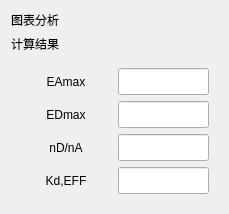
            <widget class="QWidget" name="pageTHA">
             <layout class="QVBoxLayout" name="verticalLayout">
              <item>
               <layout class="QVBoxLayout" name="verticalLayout_5" stretch="0,1,0,0">
                <item>
                 <widget class="QLabel" name="label_23">
                  <property name="text">
                   <string>图表分析</string>
                  </property>
                 </widget>
                </item>
                <item>
                 <layout class="QHBoxLayout" name="horizontalLayoutChartP2"/>
                </item>
                <item>
                 <widget class="QLabel" name="label_22">
                  <property name="text">
                   <string>计算结果</string>
                  </property>
                 </widget>
                </item>
                <item>
                 <widget class="QFrame" name="frameThaResult">
                  <layout class="QGridLayout" name="gridLayout_2" columnstretch="1,1">
                   <item row="1" column="0">
                    <widget class="QLabel" name="label_10">
                     <property name="styleSheet">
                      <string notr="true"/>
                     </property>
                     <property name="text">
                      <string>EAmax</string>
                     </property>
                     <property name="alignment">
                      <set>Qt::AlignCenter</set>
                     </property>
                    </widget>
                   </item>
                   <item row="3" column="1">
                    <widget class="QLineEdit" name="lineEditNdNaP2">
                     <property name="font">
                      <font>
                       <pointsize>12</pointsize>
                      </font>
                     </property>
                     <property name="styleSheet">
                      <string notr="true"/>
                     </property>
                    </widget>
                   </item>
                   <item row="1" column="1">
                    <widget class="QLineEdit" name="lineEditEamaxP2">
                     <property name="font">
                      <font>
                       <pointsize>12</pointsize>
                      </font>
                     </property>
                     <property name="styleSheet">
                      <string notr="true"/>
                     </property>
                    </widget>
                   </item>
                   <item row="2" column="0">
                    <widget class="QLabel" name="label_11">
                     <property name="styleSheet">
                      <string notr="true"/>
                     </property>
                     <property name="text">
                      <string>EDmax</string>
                     </property>
                     <property name="alignment">
                      <set>Qt::AlignCenter</set>
                     </property>
                    </widget>
                   </item>
                   <item row="4" column="1">
                    <widget class="QLineEdit" name="lineEditKdeffP2">
                     <property name="font">
                      <font>
                       <pointsize>12</pointsize>
                      </font>
                     </property>
                     <property name="styleSheet">
                      <string notr="true"/>
                     </property>
                    </widget>
                   </item>
                   <item row="2" column="1">
                    <widget class="QLineEdit" name="lineEditEdmaxP2">
                     <property name="font">
                      <font>
                       <pointsize>12</pointsize>
                      </font>
                     </property>
                     <property name="styleSheet">
                      <string notr="true"/>
                     </property>
                    </widget>
                   </item>
                   <item row="3" column="0">
                    <widget class="QLabel" name="label_8">
                     <property name="styleSheet">
                      <string notr="true"/>
                     </property>
                     <property name="text">
                      <string>nD/nA</string>
                     </property>
                     <property name="alignment">
                      <set>Qt::AlignCenter</set>
                     </property>
                    </widget>
                   </item>
                   <item row="4" column="0">
                    <widget class="QLabel" name="label_9">
                     <property name="styleSheet">
                      <string notr="true"/>
                     </property>
                     <property name="text">
                      <string>Kd,EFF</string>
                     </property>
                     <property name="alignment">
                      <set>Qt::AlignCenter</set>
                     </property>
                    </widget>
                   </item>
                  </layout>
                 </widget>
                </item>
               </layout>
              </item>
             </layout>
            </widget>
